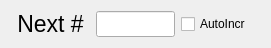
  <widget class="QWidget" name="horizontalLayoutWidget_3">
   <property name="geometry">
    <rect>
     <x>0</x>
     <y>250</y>
     <width>271</width>
     <height>31</height>
    </rect>
   </property>
   <layout class="QHBoxLayout" name="horizontalLayout_3" stretch="1,1,1">
    <item>
     <widget class="caLabel" name="calabel_9">
      <property name="font">
       <font>
        <pointsize>17</pointsize>
       </font>
      </property>
      <property name="text">
       <string>Next #</string>
      </property>
      <property name="alignment">
       <set>Qt::AlignCenter</set>
      </property>
      <property name="foreground">
       <color>
        <red>176</red>
        <green>176</green>
        <blue>176</blue>
       </color>
      </property>
      <property name="background">
       <color alpha="0">
        <red>160</red>
        <green>160</green>
        <blue>164</blue>
       </color>
      </property>
     </widget>
    </item>
    <item>
     <widget class="caTextEntry" name="caTextEntry_19">
      <property name="sizePolicy">
       <sizepolicy hsizetype="Preferred" vsizetype="Preferred">
        <horstretch>0</horstretch>
        <verstretch>0</verstretch>
       </sizepolicy>
      </property>
      <property name="text">
       <string/>
      </property>
      <property name="alignment">
       <set>Qt::AlignCenter</set>
      </property>
      <property name="channel" stdset="0">
       <string notr="true">$(P)FILENUM</string>
      </property>
      <property name="foreground">
       <color>
        <red>0</red>
        <green>0</green>
        <blue>0</blue>
       </color>
      </property>
      <property name="background">
       <color>
        <red>0</red>
        <green>170</green>
        <blue>255</blue>
       </color>
      </property>
      <property name="colorMode">
       <enum>caLineEdit::Static</enum>
      </property>
      <property name="fontScaleMode">
       <enum>caLineEdit::Height</enum>
      </property>
      <property name="formatType">
       <enum>caLineEdit::decimal</enum>
      </property>
     </widget>
    </item>
    <item>
     <widget class="caToggleButton" name="catogglebutton">
      <property name="text">
       <string>AutoIncr</string>
      </property>
      <property name="channel" stdset="0">
       <string notr="true">$(P)AUTOINCR</string>
      </property>
      <property name="foreground">
       <color>
        <red>176</red>
        <green>176</green>
        <blue>176</blue>
       </color>
      </property>
     </widget>
    </item>
   </layout>
  </widget>
